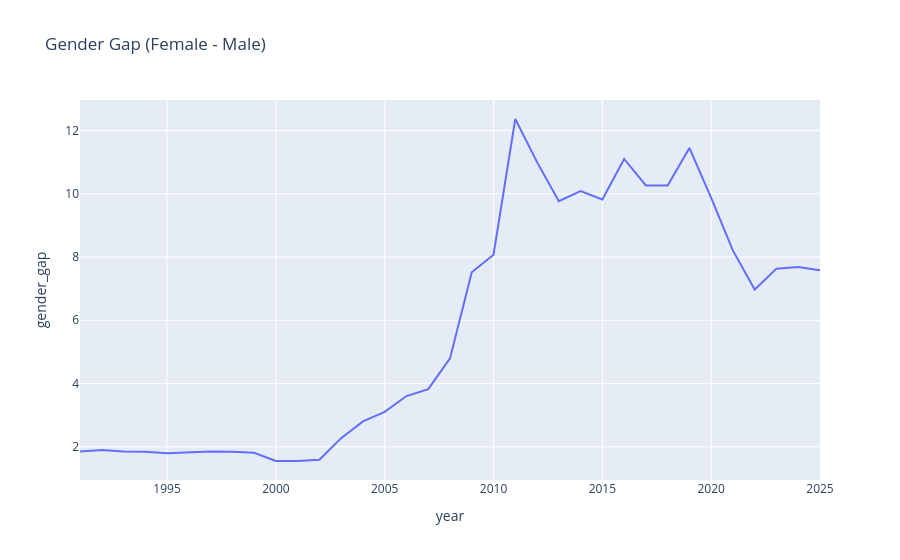

Notebook code cell kept with this figure:
### Markdown cell above
###  Gender Gap Analysis

### Code cell
df["gender_gap"] = df["female_unemployment"] - df["male_unemployment"]

fig = px.line(df, x="year", y="gender_gap", title="Gender Gap (Female - Male)")
fig.show()

### Figure 1 — Plotly figure (JSON) as saved in the notebook; plotly's stock layout.template omitted (floating-point values rounded to 4 significant figures)
{"data": [{"hovertemplate": "year=%{x}<br>gender_gap=%{y}<extra></extra>", "legendgroup": "", "line": {"color": "#636efa", "dash": "solid"}, "marker": {"symbol": "circle"}, "mode": "lines", "name": "", "orientation": "v", "showlegend": false, "type": "scatter", "x": [1991, 1992, 1993, 1994, 1995, 1996, 1997, 1998, 1999, 2000, 2001, 2002, 2003, 2004, 2005, 2006, 2007, 2008, 2009, 2010, 2011, 2012, 2013, 2014, 2015, 2016, 2017, 2018, 2019, 2020, 2021, 2022, 2023, 2024, 2025], "xaxis": "x", "y": [1.855, 1.897, 1.851, 1.843, 1.795, 1.835, 1.851, 1.844, 1.812, 1.551, 1.551, 1.591, 2.274, 2.802, 3.103, 3.605, 3.823, 4.794, 7.518, 8.071, 12.36, 11.0, 9.763, 10.08, 9.821, 11.1, 10.26, 10.27, 11.45, 9.868, 8.201, 6.971, 7.633, 7.683, 7.581], "yaxis": "y"}], "layout": {"legend": {"tracegroupgap": 0}, "title": {"text": "Gender Gap (Female - Male)"}, "xaxis": {"anchor": "y", "domain": [0, 1], "title": {"text": "year"}}, "yaxis": {"anchor": "x", "domain": [0, 1], "title": {"text": "gender_gap"}}}}
